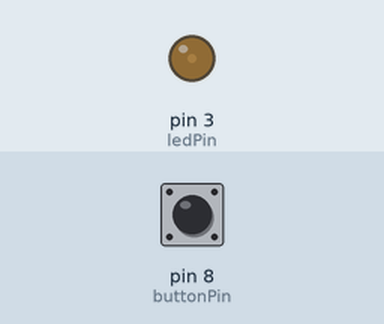
Recording of a sketch running on a simulated Arduino Uno, built with avr-gcc and run on an emulated ATmega328P. On the bench: output pins drawn as LEDs (lit = HIGH). The inputs (shaded band) are chosen by the test bench; at power-on: pin 8 (buttonPin) HIGH.

Above: at 1.21 s.
1.3 s: pin 8 (buttonPin) pulled LOW for 3.2 s
6.1 s: pin 8 (buttonPin) pulled LOW for 1 s
At 10.71 s:
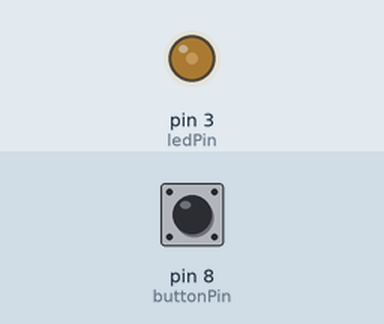
At 20.6 s:
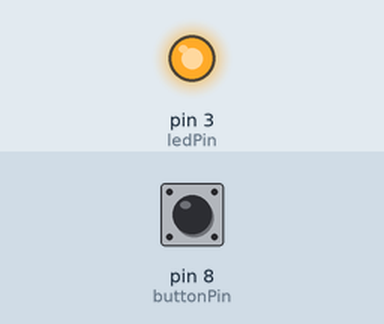
Timing chart, 0 to 22.1 s (numbered marks = the images above; inputs shaded):
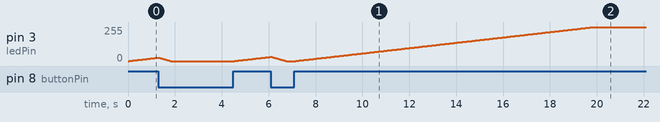

The sketch:

sunset_sunrise.ino
```cpp
const int buttonPin = 8;
const int ledPin = 3;  // pwm pin

int brightness = 0;  // current brightness (0-255)

void setup() {
  pinMode(ledPin, OUTPUT);
  pinMode(buttonPin, INPUT_PULLUP);
}

void loop() {
  int buttonState = digitalRead(buttonPin);

  // button pressed (LOW) -> sunset (decrease brightness)
  // button released (HIGH) -> sunrise (increase brightness)
  if (buttonState == LOW) {
    if (brightness > 0) {
      brightness--;
    }
    delay(20);
  } else {
    if (brightness < 255) {
      brightness++;
    }
    delay(50);
  }

  analogWrite(ledPin, brightness);
}
```
